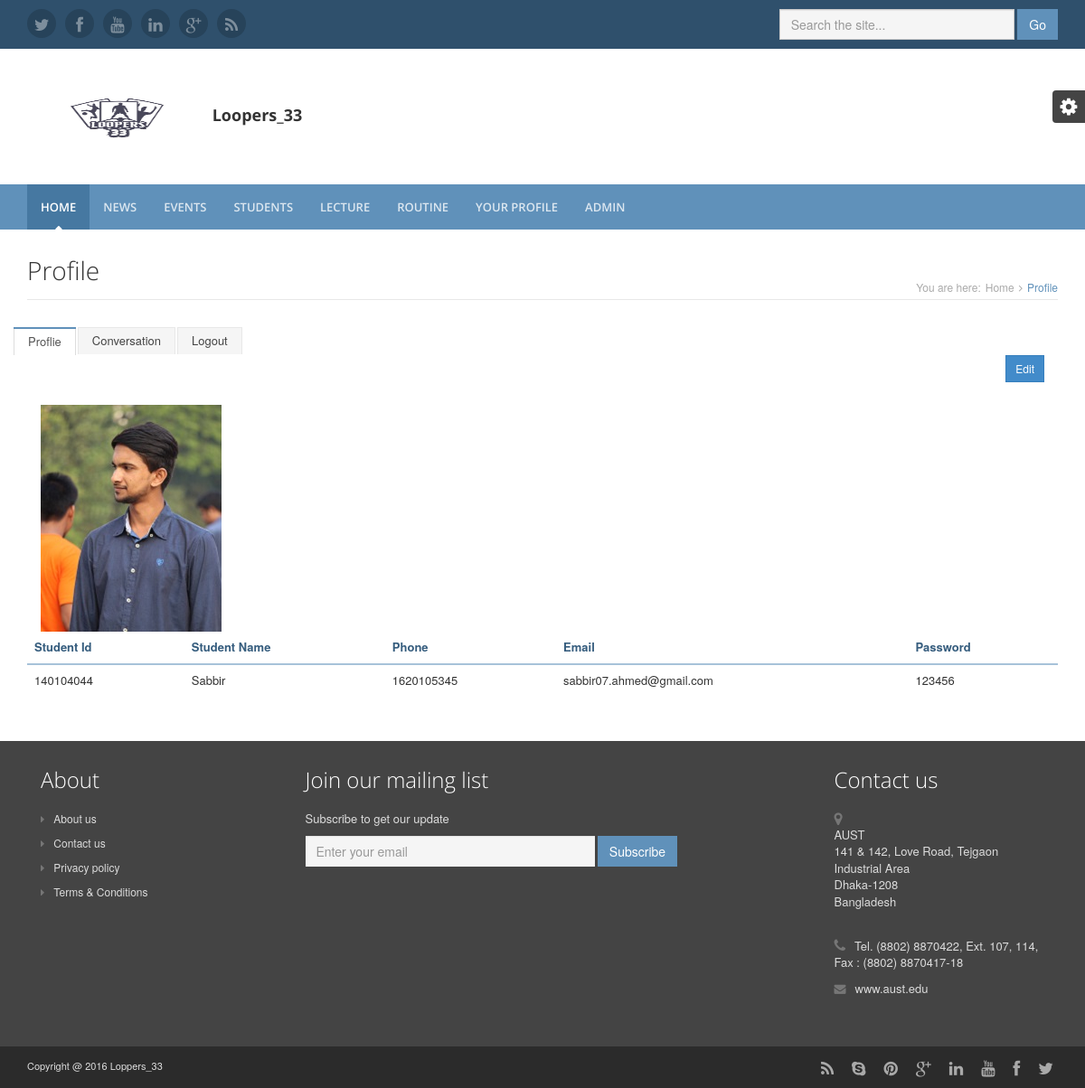
/student.php (signed in), run on the app's committed database.
### tables this page shows
CREATE TABLE `student_info` (
  `s_id` bigint(9) NOT NULL,
  `s_name` varchar(50) NOT NULL,
  `s_add` varchar(100) NOT NULL,
  `s_bg` varchar(3) NOT NULL,
  `dob` date NOT NULL,
  `s_ph` int(11) NOT NULL,
  `email` varchar(50) NOT NULL,
  `pass` varchar(50) NOT NULL
);

### student.php (the view, shortened to what this page needs)
<?php
	include 'header.php';
?>
	<div class="content container">
            <div class="page-wrapper">
                <header class="page-heading clearfix">
                    <h1 class="heading-title pull-left">Profile</small></h1>
                    <div class="breadcrumbs pull-right">
                        <ul class="breadcrumbs-list">
                            <li class="breadcrumbs-label">You are here:</li>
                            <li><a href="index.php">Home</a><i class="fa fa-angle-right"></i></li>
                            <li class="current">Profile</li>
                        </ul>
                    </div>
                </header>
                <div class="page-content">
                    <div class="row page-row">
                    	<ul class="nav nav-tabs">
                                  <li class="active"><a href="student.php" data-toggle="tab">Proflie</a></li>
                                  <li><a href="conv.php">Conversation</a></li>
                        			<li>
                        				<a href="logout.php">
                        					Logout
                        				</a>
                        			</li>
                         </ul>
                        <div class="col-md-12">
                                        <div class="table-responsive">
                                            <table class="table table-hover">
                                                <thead>
                                                    <tr>
                                                        <th>
																Student Id
															</th>
															<th>
																Student Name
															</th>
															<th>
																Phone
															</th>
															<th>
																Email
															</th>
															<th>
																Password
															</th>
								                       </tr>
                                                </thead>
                                                <?php
													$con=mysqli_connect("localhost","root","","sms");
													$id=$_SESSION['user_id'];
													$rslt=mysqli_query($con,"SELECT * from student_info Where s_id='$id'");
													while ($row=mysqli_fetch_array($rslt))
													{
												?>
												<div class="col-md-12">
                         		<img class="img-responsive pull-left" style="margin-top:5%" src="uploads/student/std_<?php echo $row['s_id']?>.jpg">
                         		<a  class="btn btn-sm btn-primary pull-right" href="edit.php?id=<?php echo $row['s_id']; ?>">
                                        Edit
                                      </a>
                         </div>
                                                <tbody>
                                                    <tr>
                                                        <td>
								<?php
									echo $row['s_id'];
								?>
							</td>
							<td>
								<?php
									echo $row['s_name'];
								?>
							</td>
							<td>
								<?php
									echo $row['s_ph'];
								?>
							</td>
							<td>
								<?php
									echo $row['email'];
								?>
							</td>
							<td>
								<?php
									echo $row['pass'];
								?>
							</td>
                                                    </tr>
                                                </tbody>
                                                <?php
                                                	}
                                                ?>
                                            </table>
                                        </div>
                                    </div>
                    </div>
                </div>
            </div>
        </div>
<?php
	include 'footer.php';
?>

### assets/css/styles.css (style rules this page uses)
html, body { height: 100%; }
body { font-size: 13px; -webkit-font-smoothing: antialiased; -moz-osx-font-smoothing: grayscale; }
h1, h2, h3, h4, h5, h6 { font-family: 'open sans', arial, sans-serif; font-weight: 300; }
a { color: #6091ba; -webkit-transition: all 0.4s ease-in-out; -moz-transition: all 0.4s ease-in-out; -ms-transition: all 0.4s ease-in-out; -o-transition: all 0.4s ease-in-out; }
.btn { -webkit-transition: all 0.4s ease-in-out; -moz-transition: all 0.4s ease-in-out; -ms-transition: all 0.4s ease-in-out; -o-transition: all 0.4s ease-in-out; -webkit-border-radius: 0; -moz-border-radius: 0; -ms-border-radius: 0; -o-border-radius: 0; border-radius: 0; -moz-background-clip: padding; -webkit-background-clip: padding-box; background-clip: padding-box; }
.nav-tabs { border-bottom: none; position: relative; margin-bottom: -1px; }
.nav > li > a { font-size: 13px; }
.nav-tabs > li > a { border: 1px solid #e8e8e8; border-bottom: none; background: #f5f5f5; padding: 5px 15px; margin-right: 0; -webkit-border-radius: 0; -moz-border-radius: 0; -ms-border-radius: 0; -o-border-radius: 0; border-radius: 0; -moz-background-clip: padding; -webkit-background-clip: padding-box; background-clip: padding-box; color: #444444; -webkit-transition: all 0s; -moz-transition: all 0s; -ms-transition: all 0s; -o-transition: all 0s; }
.nav-tabs > li { margin-right: 2px; }
.nav-tabs > li.active { border-top: 2px solid #6091ba; }
.nav-tabs > li.active a, .nav-tabs > li.active a:hover, .nav-tabs > li.active a:active, .nav-tabs > li.active a:focus { border-bottom: 0; border-top: 0; }
.table > thead > tr > th, .table > tbody > tr > th, .table > tfoot > tr > th, .table > thead > tr > td, .table > tbody > tr > td, .table > tfoot > tr > td { border-top: 1px solid #ebebeb; }
.table > thead > tr > th { border-bottom: 2px solid #a7c2d9; color: #365d7e; }
.page-wrapper .page-heading { margin-bottom: 30px; border-bottom: 1px solid #e8e8e8; }
.page-wrapper .page-heading h1.heading-title { margin-top: 0; display: inline-block; font-size: 28px; }
.page-wrapper .breadcrumbs { display: inline-block; }
.page-wrapper .breadcrumbs ul { padding-top: 25px; margin: 0; }
.page-wrapper .breadcrumbs ul li { color: #6091ba; font-size: 12px; float: left; list-style: none; display: inline-block; }
.page-wrapper .breadcrumbs ul li a { display: inline-block; padding: 0 5px; color: #aaaaaa; }
.page-wrapper .breadcrumbs ul li.breadcrumbs-label { padding-right: 0; color: #aaaaaa; }
.page-wrapper .breadcrumbs ul li.current { max-width: 250px; white-space: nowrap; overflow: hidden; text-overflow: ellipsis; }
.page-wrapper .breadcrumbs ul li .fa { margin-right: 5px; color: #aaaaaa; }
.page-wrapper ul li { margin-bottom: 5px; }
.page-wrapper ul li .fa { margin-right: 5px; color: #6091ba; }
.page-wrapper ul.nav li { margin-bottom: 0; }
.page-wrapper .page-content .page-row { margin-bottom: 30px; }
@media (min-width: 992px) { html, body { height: 100%; } }
@media (min-width: 992px) { body { font-size: 13px; } }

### data on the page
student_info: s_id (picture), s_id "140104044", s_name "Sabbir", s_ph "1620105345", email "sabbir07.ahmed@gmail.com", pass "123456"
